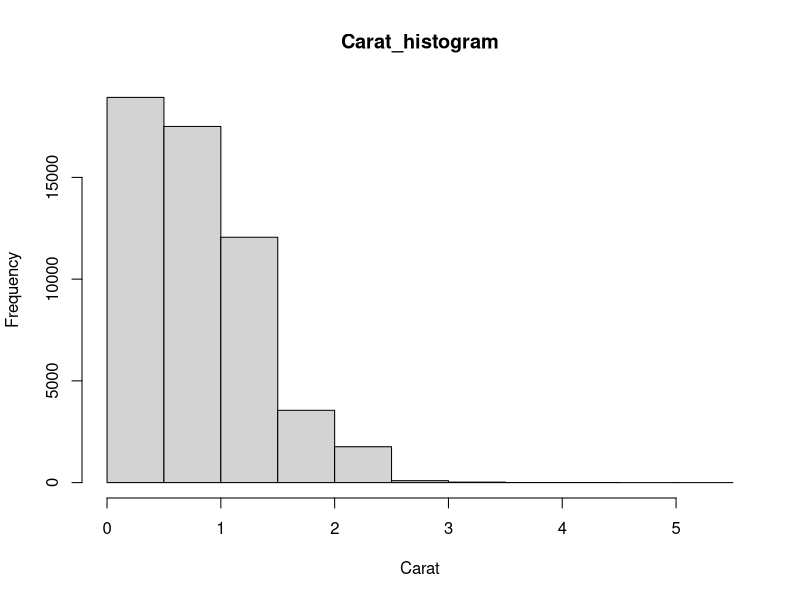
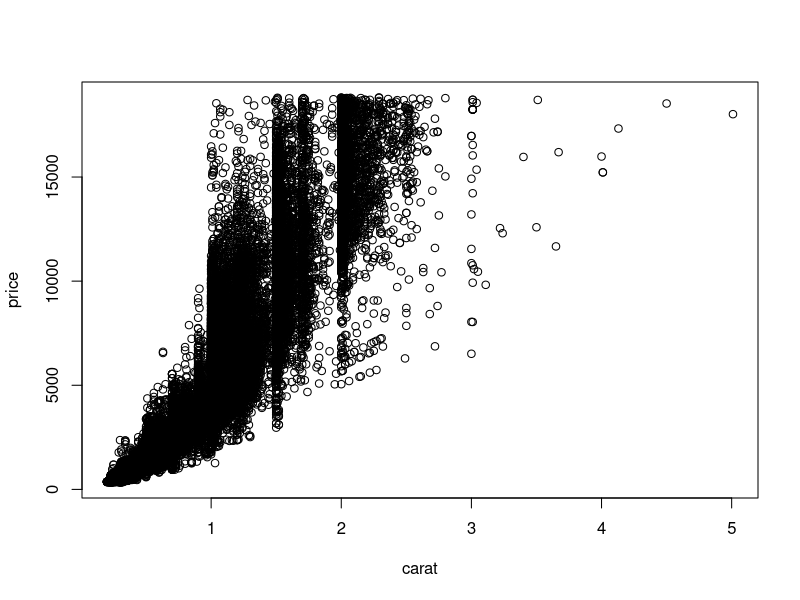
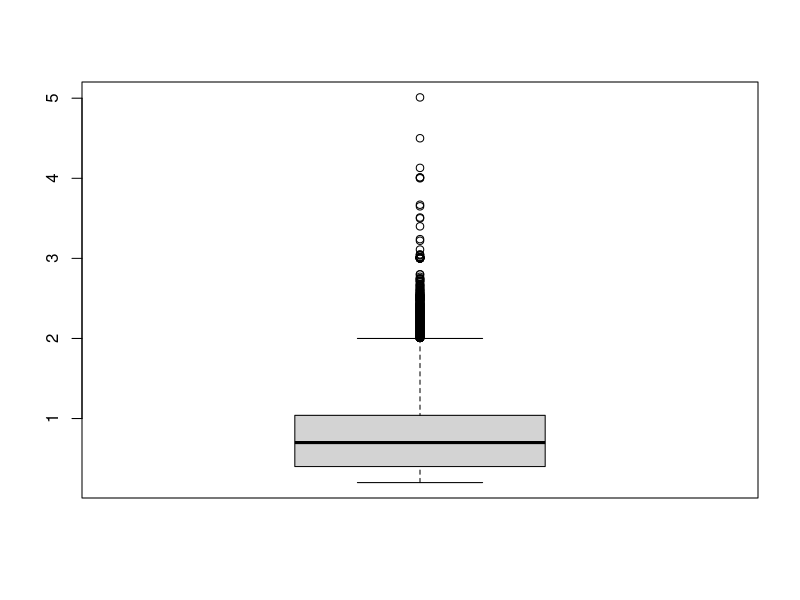
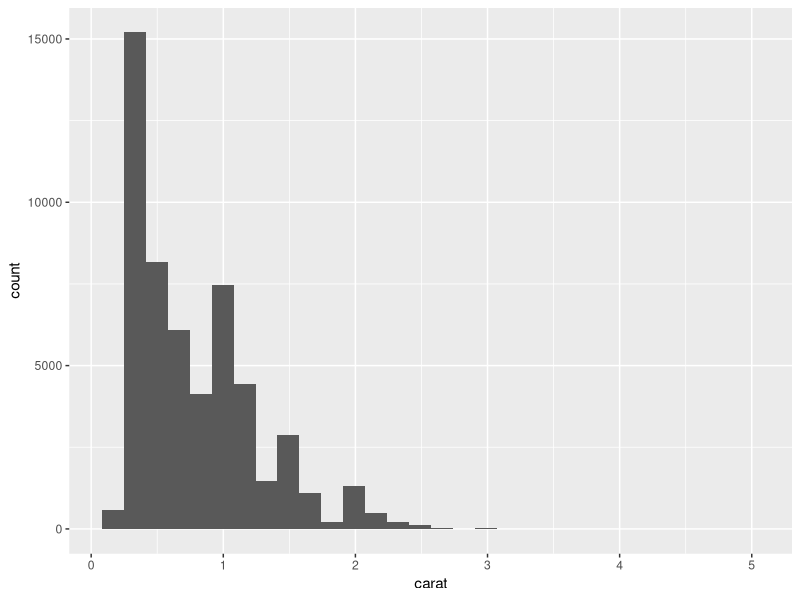
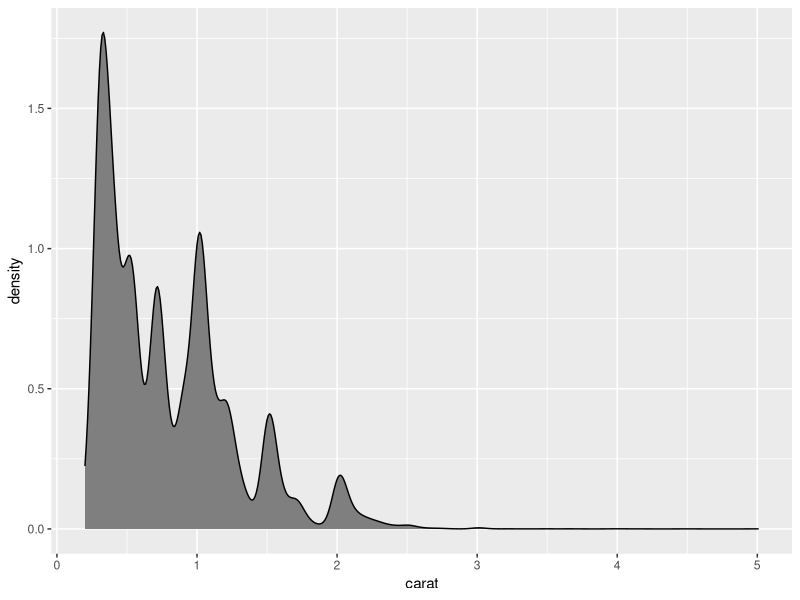
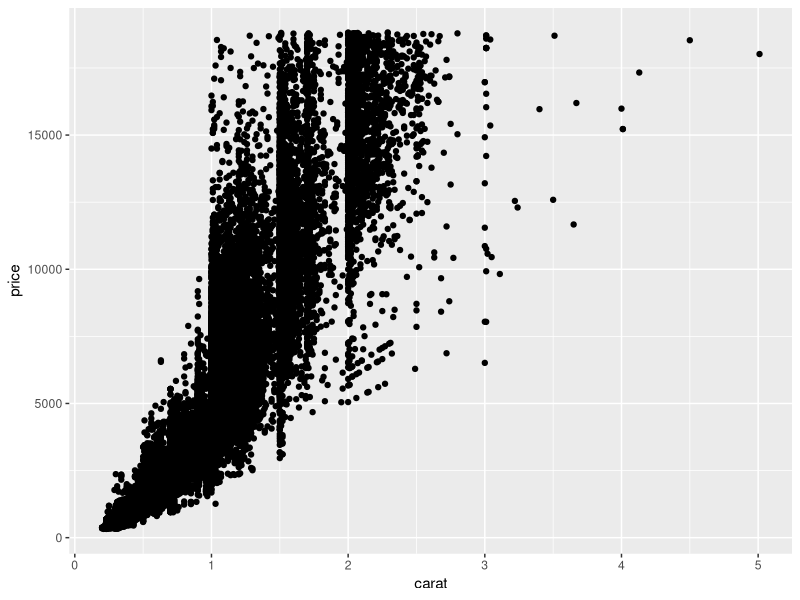
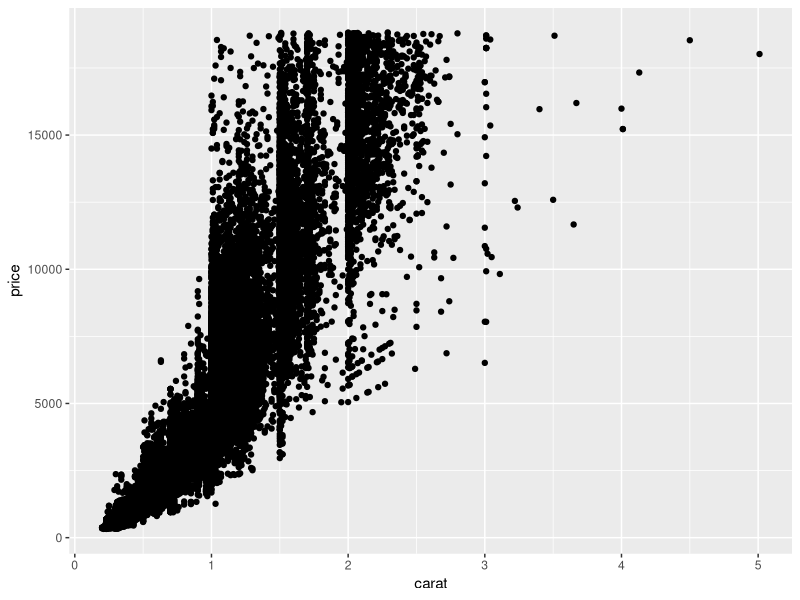
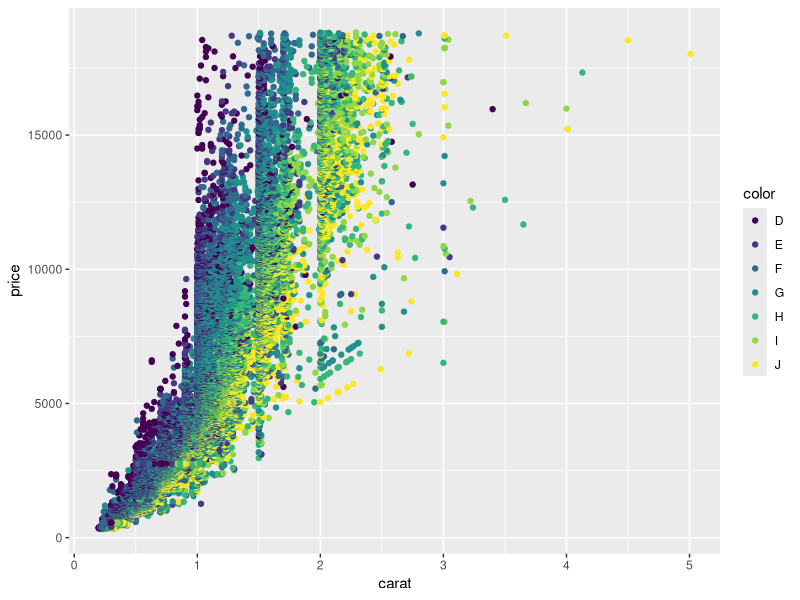

Generate these figures, in order, with R:
require(ggplot2)
data("diamonds")
head(diamonds)
hist(diamonds$carat, main = "Carat_histogram", xlab = "Carat")
plot(price ~ carat, data = diamonds)
boxplot(diamonds$carat)
ggplot(data = diamonds) + geom_histogram(aes(x = carat))
ggplot(data = diamonds) + geom_density(aes(x = carat), fill = "grey50")
ggplot(diamonds, aes(x = carat, y = price)) + geom_point()
g <- ggplot(diamonds, aes(x = carat, y = price))
g + geom_point()
g + geom_point(aes(color = color))
g + geom_point(aes(color = color)) + facet_wrap(~color)
g + geom_point(aes(color = color)) + facet_grid(cut ~ clarity)
